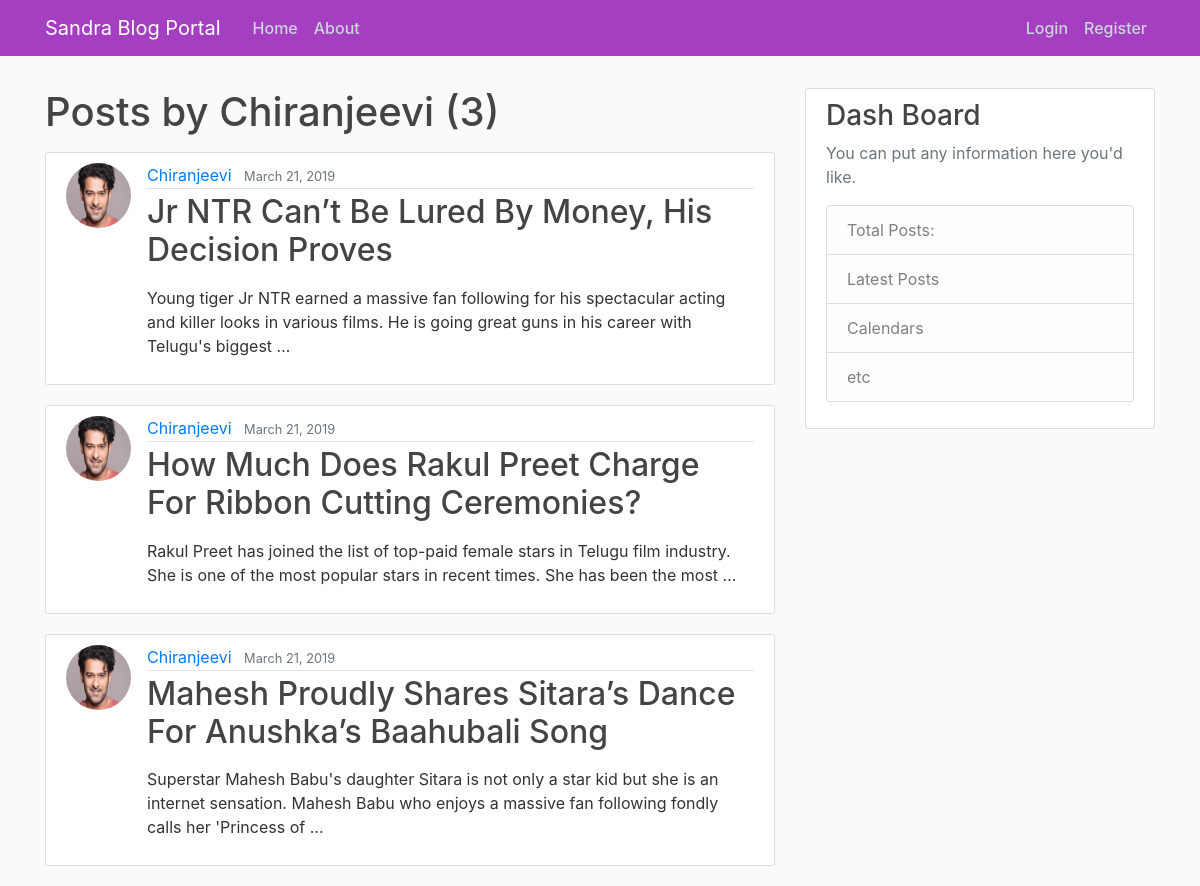
The page /user/Chiranjeevi on the database its author committed.
### blog/models.py (models this page shows, shortened)
class Post(models.Model):
    title=models.CharField(max_length=100)
    content=models.TextField()
    date_posted=models.DateTimeField(default=timezone.now)
    author=models.ForeignKey(User, on_delete=models.CASCADE)

### users/models.py (models this page shows, shortened)
class Profile(models.Model):
    user=models.OneToOneField(User, on_delete=models.CASCADE)
    image=models.ImageField(default='default.jpg', upload_to='profile_pics')

### blog/views.py (the view)
# urls.py: path('user/<str:username>', UserPostListView.as_view(), name='user-posts'),
class UserPostListView(ListView):
    model=Post
    template_name='blog/user_posts.html'
    context_object_name='posts'
    paginate_by=3
    def get_queryset(self):
        user = get_object_or_404(User,username=self.kwargs.get('username'))
        return Post.objects.filter(author=user).order_by('-date_posted')

### blog/templates/blog/user_posts.html (shortened to what this page needs)
{% extends 'blog/base.html' %}
  {% block content %}
  <h1 class="mb-3">Posts by {{ view.kwargs.username }} ({{ page_obj.paginator.count }}) </h1>
    {% for post in posts %}
    <article class="media content-section">
      <img class="rounded-circle article-img" src="{{post.author.profile.image.url}}">
      <div class="media-body">
        <div class="article-metadata">
          <a class="mr-2"  href="{% url 'user-posts' post.author.username %}">{{post.author|title}}</a>
          <small class="text-muted">{{post.date_posted|date:'F d, Y'}}</small>
        </div>
        <h2> <a  class="article-title" href="{% url "post-detail" post.id %}">{{post.title}}</a> </h2>
        <p class="article-content">{{post.content|truncatewords:30|linebreaks}}</p>
      </div>
    </article>
    {% endfor %}
{% endblock %}

### blog/static/blog/css/main.css (style rules this page uses)
body { background: #fafafa; color: #333333; margin-top: 5.5rem; }
h1, h2, h3, h4, h5, h6 { color: #444444; }
.content-section { background: #ffffff; padding: 10px 20px; border: 1px solid #dddddd; border-radius: 3px; margin-bottom: 20px; }
.article-title { color: #444444; }
.article-content { white-space: pre-line; }
.article-img { height: 65px; width: 65px; margin-right: 16px; }
.article-metadata { padding-bottom: 1px; margin-bottom: 4px; border-bottom: 1px solid #e3e3e3 }

### rows shown on the page
Post: author.profile.image (picture), author "Chiranjeevi", date_posted "March 21, 2019", title "Jr NTR Can’t Be Lured By Money, His Decision Proves", content "Young tiger Jr NTR earned a massive fan following for his spectacular acting and killer looks in various films. He is going great guns in his career with Telugu's biggest …"
Post: author.profile.image (picture), author "Chiranjeevi", date_posted "March 21, 2019", title "How Much Does Rakul Preet Charge For Ribbon Cutting Ceremonies?", content "Rakul Preet has joined the list of top-paid female stars in Telugu film industry. She is one of the most popular stars in recent times. She has been the most …"
Post: author.profile.image (picture), author "Chiranjeevi", date_posted "March 21, 2019", title "Mahesh Proudly Shares Sitara’s Dance For Anushka’s Baahubali Song", content "Superstar Mahesh Babu's daughter Sitara is not only a star kid but she is an internet sensation. Mahesh Babu who enjoys a massive fan following fondly calls her 'Princess of …"

### other values the page prints
{{ view.kwargs.username }} "Chiranjeevi"
{{ page_obj.paginator.count }} "3"
